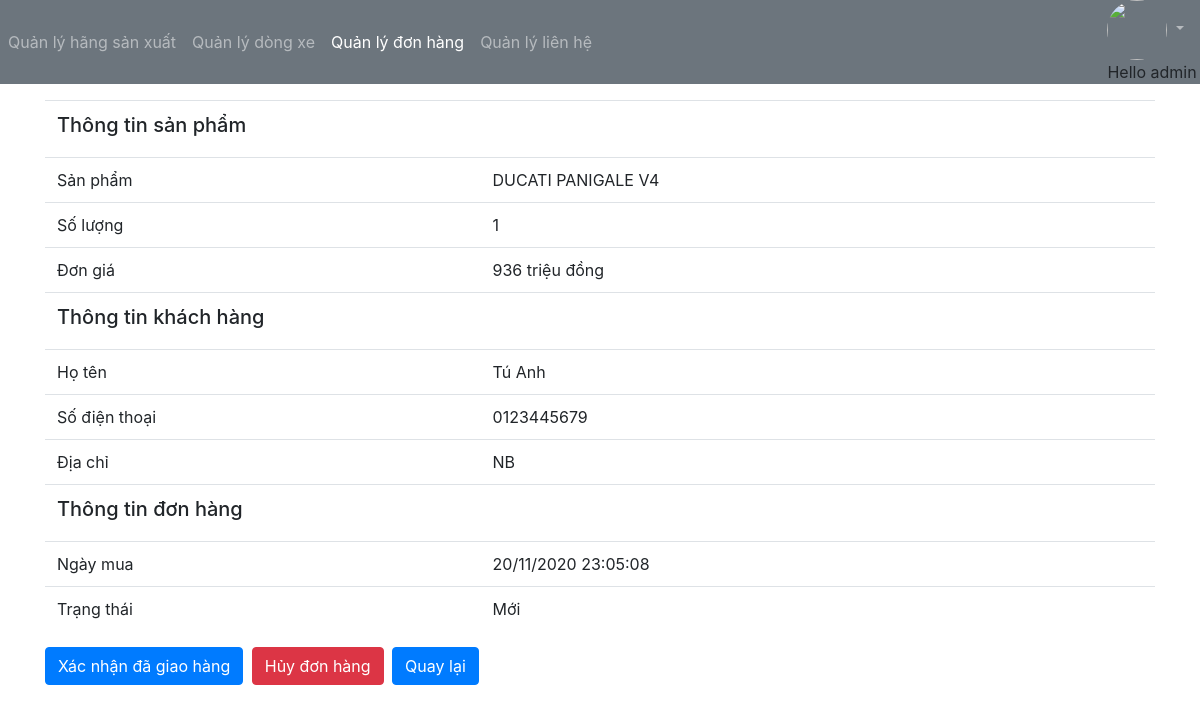
Page /staff/view-order/2 (signed in) on the earlier database version.
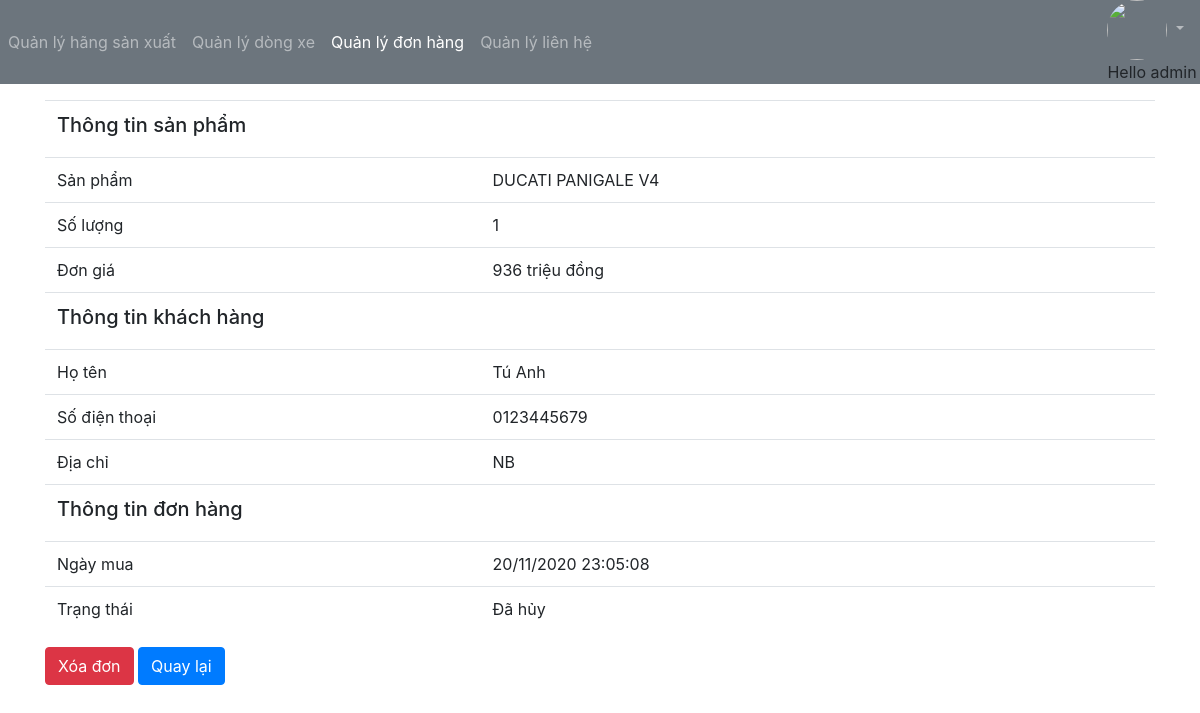
Same page on the later database version.
### app/views_staff.py (the view)
@login_required
def viewOrder(request, pk):
    order = Order.objects.get(pk=pk)
    context = {'order': order}
    return render(request, 'staff/order/detail.html', context)

### app/templates/staff/order/detail.html (shortened to what this page needs)
{% extends "../base_staff.html" %}
{% block menu %}
{% with page=3 %}
{{block.super}}
{% endwith %}
{% endblock %}
{% block content %}
<div class="container mt-3">
    <table class="table">
        <tr>
            <td colspan="2">
                <h5>Thông tin sản phẩm</h5>
            </td>
        </tr>
        <tr>
            <td>Sản phẩm</td>
            <td>{{order.product.name}}</td>
        </tr>
        <tr>
            <td>Số lượng</td>
            <td>{{order.qty}}</td>
        </tr>
        <tr>
            <td>Đơn giá</td>
            <td>{{order.product.price|floatformat:0}} triệu đồng</td>
        </tr>
        <tr>
            <td colspan="2">
                <h5>Thông tin khách hàng</h5>
            </td>
        </tr>
        <tr>
            <td>Họ tên</td>
            <td>{{order.customer_name}}</td>
        </tr>
        <tr>
            <td>Số điện thoại</td>
            <td>{{order.customer_phone}}</td>
        </tr>
        <tr>
            <td>Địa chỉ</td>
            <td>{{order.customer_address}}</td>
        </tr>
        <tr>
            <td colspan="2">
                <h5>Thông tin đơn hàng</h5>
            </td>
        </tr>
        <tr>
            <td>Ngày mua</td>
            <td>{{order.order_date|date:"d/m/Y H:i:s"}}</td>
        </tr>
        <tr>
            <td>Trạng thái</td>
            <td>
                {% if order.status == 0 %} Mới {% endif %}
                {% if order.status == 2 %} Đã hủy {% endif %}
            </td>
        </tr>
    </table>
    <div>
        {% if order.status == 0 %}
        <a class="btn btn-primary mr-1" href="javascript:confirmOrderDeliver({{order.id}})">
            Xác nhận đã giao hàng
        </a>
        <a class="btn btn-danger mr-1" href="javascript:cancelOrder({{order.id}})">
            Hủy đơn hàng
        </a>
        {% endif %}
        {% if order.status == 2 %}
        <a class="btn btn-danger" href="javascript:deleteOrder({{order.id}})">Xóa đơn</a>
        {% endif %}
        <a class="btn btn-primary" href="/staff/list-order">Quay lại</a>
    </div>
</div>
{% endblock %}

Differences in the rows shown:
changed Order "Tú Anh": status 0 → 2 (drawn)
Other differences:
text no longer shown: "Mới Xác nhận đã giao hàng Hủy đơn hàng"
text now shown: "Đã hủy Xóa đơn"
